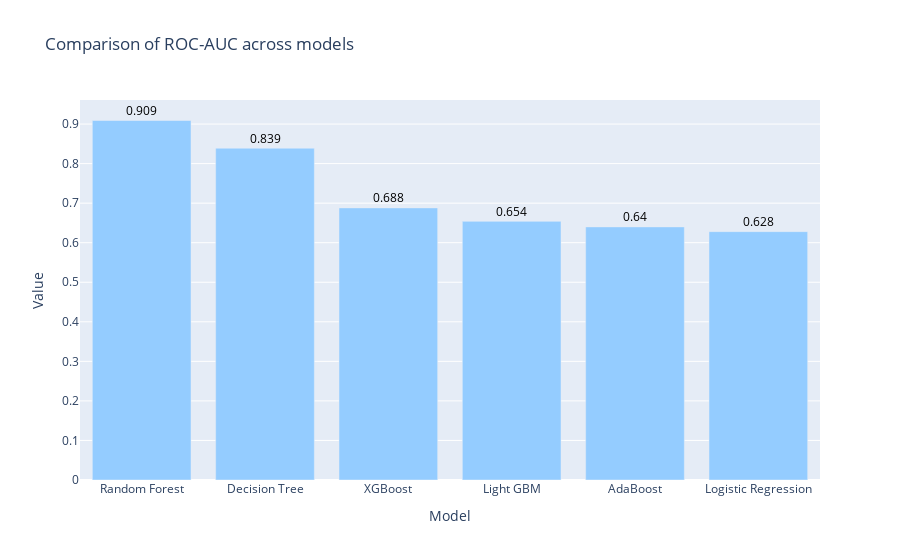

Source (notebook cell):
### Code cell
import plotly.graph_objects as go

# Prepare data
models = ["Random Forest", "XGBoost", "Logistic Regression", "Decision Tree", "AdaBoost", "Light GBM"]
mean_roc = [mean_roc_auc, mean_roc_auc_1, mean_roc_auc_2, mean_roc_auc_3, mean_roc_auc_4, mean_roc_auc_5]

# Create a list of Mean AUC ROC
mean_roc_sorted = []
models_sorted = []
for model, auc in sorted(zip(models, mean_roc), key=lambda x: x[1], reverse=True):
    models_sorted.append(model)
    mean_roc_sorted.append(auc)

# Set a single color for all bars
color = '#94ccff'  # Color for all bars

# Round mean AUC values to 2 decimal places
mean_roc_rounded = [round(auc, 3) for auc in mean_roc_sorted]

# Update the chart data
fig = go.Figure(data=
    go.Bar(name="ROC AUC", x=models_sorted, y=mean_roc_rounded, marker=dict(color=color))
)

# Add text annotations with rounded mean AUC values above each bar
for model, auc in zip(models_sorted, mean_roc_rounded):
    fig.add_annotation(x=model, y=auc, text=str(auc), showarrow=False, font=dict(color='black'), yshift=10)

# Format the chart
fig.update_layout(title="Comparison of ROC-AUC across models", barmode='group')
fig.update_xaxes(title="Model")
fig.update_yaxes(title="Value")

# Show the chart
fig.show()

### Figure 1 — Plotly figure (JSON) as saved in the notebook; plotly's stock layout.template omitted (floating-point values rounded to 4 significant figures)
{"data": [{"marker": {"color": "#94ccff"}, "name": "ROC AUC", "type": "bar", "x": ["Random Forest", "Decision Tree", "XGBoost", "Light GBM", "AdaBoost", "Logistic Regression"], "y": [0.909, 0.839, 0.688, 0.654, 0.64, 0.628]}], "layout": {"annotations": [{"font": {"color": "black"}, "showarrow": false, "text": "0.909", "x": "Random Forest", "y": 0.909, "yshift": 10}, {"font": {"color": "black"}, "showarrow": false, "text": "0.839", "x": "Decision Tree", "y": 0.839, "yshift": 10}, {"font": {"color": "black"}, "showarrow": false, "text": "0.688", "x": "XGBoost", "y": 0.688, "yshift": 10}, {"font": {"color": "black"}, "showarrow": false, "text": "0.654", "x": "Light GBM", "y": 0.654, "yshift": 10}, {"font": {"color": "black"}, "showarrow": false, "text": "0.64", "x": "AdaBoost", "y": 0.64, "yshift": 10}, {"font": {"color": "black"}, "showarrow": false, "text": "0.628", "x": "Logistic Regression", "y": 0.628, "yshift": 10}], "barmode": "group", "title": {"text": "Comparison of ROC-AUC across models"}, "xaxis": {"title": {"text": "Model"}}, "yaxis": {"title": {"text": "Value"}}}}
